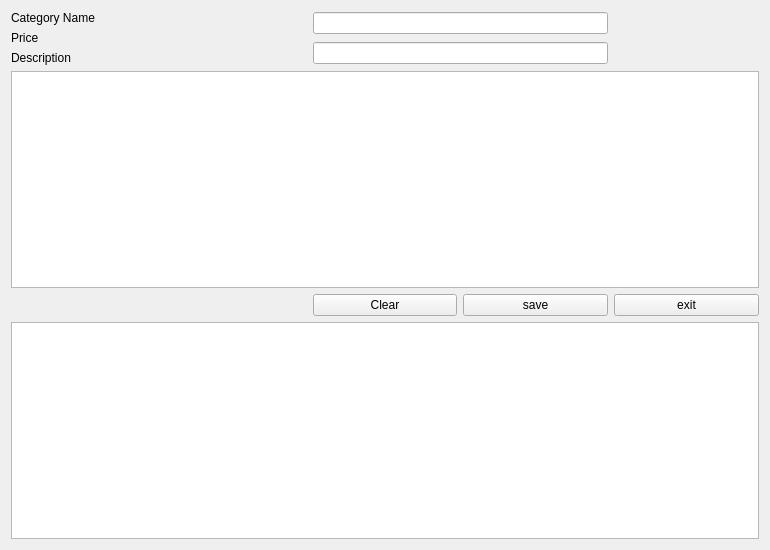
<?xml version="1.0" encoding="UTF-8"?>
<ui version="4.0">
 <class>Form</class>
 <widget class="QWidget" name="Form">
  <property name="geometry">
   <rect>
    <x>0</x>
    <y>0</y>
    <width>770</width>
    <height>550</height>
   </rect>
  </property>
  <property name="windowTitle">
   <string>Form</string>
  </property>
  <layout class="QVBoxLayout" name="verticalLayout">
   <item>
    <layout class="QGridLayout" name="gridLayout">
     <item row="0" column="0" colspan="2">
      <widget class="QLabel" name="label">
       <property name="text">
        <string>Category Name</string>
       </property>
      </widget>
     </item>
     <item row="0" column="2" rowspan="2" colspan="2">
      <widget class="QLineEdit" name="lineEdit"/>
     </item>
     <item row="1" column="0" rowspan="2">
      <widget class="QLabel" name="label_2">
       <property name="text">
        <string>Price</string>
       </property>
      </widget>
     </item>
     <item row="2" column="2" rowspan="2" colspan="2">
      <widget class="QLineEdit" name="lineEdit_2"/>
     </item>
     <item row="3" column="0" colspan="2">
      <widget class="QLabel" name="label_3">
       <property name="text">
        <string>Description</string>
       </property>
      </widget>
     </item>
     <item row="4" column="0" colspan="5">
      <widget class="QTextEdit" name="textEdit"/>
     </item>
     <item row="5" column="3">
      <widget class="QPushButton" name="pushButton">
       <property name="text">
        <string>save</string>
       </property>
      </widget>
     </item>
     <item row="5" column="4">
      <widget class="QPushButton" name="pushButton_2">
       <property name="text">
        <string>exit</string>
       </property>
      </widget>
     </item>
     <item row="6" column="0" colspan="5">
      <widget class="QTableWidget" name="tableWidget"/>
     </item>
     <item row="5" column="2">
      <widget class="QPushButton" name="pushButton_3">
       <property name="text">
        <string>Clear</string>
       </property>
      </widget>
     </item>
    </layout>
   </item>
  </layout>
 </widget>
 <resources/>
 <connections/>
</ui>
